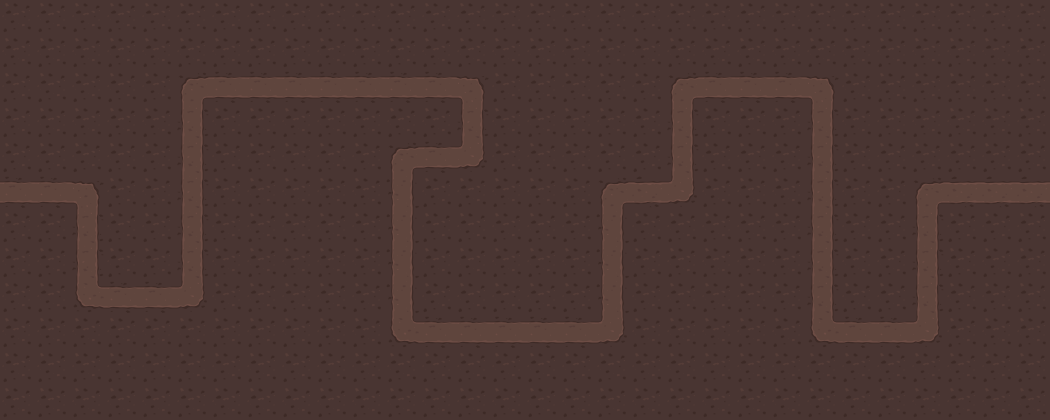

The image is a tile-based game level rendered from a .tmx file. Its description and source (layers, tilesets, objects; grid data summarised) follow:
An orthogonal 30x12 tile map with 35x35 px tiles, 2 tile layers (walkable, collision), 1 hidden layer not drawn, 2 tilesets and 67 objects.

<map version="1.0" tiledversion="2017.06.27" orientation="orthogonal" renderorder="right-down" width="30" height="12" tilewidth="35" tileheight="35" nextobjectid="125">
 <tileset firstgid="1" name="tiles_spritesheet" tilewidth="35" tileheight="35" spacing="1" tilecount="156" columns="12">
  <image source="../tiles/tiles_spritesheet.png" width="432" height="468" />
 </tileset>
 <tileset firstgid="157" name="2dTopDownTileSet" tilewidth="35" tileheight="35" spacing="1" tilecount="361" columns="19">
  <image source="../tiles/2dTopDownTileSet.png" width="683" height="683" />
 </tileset>
 <layer name="background" width="30" height="12" visible="0">
  <data>[360 cells, 360 non-empty, 1 distinct tile ids]</data>
 </layer>
 <layer name="walkable" width="30" height="12">
  <data>[360 cells, 68 non-empty, 8 distinct tile ids]</data>
 </layer>
 <layer name="collision" width="30" height="12">
  <properties>
   <property name="collision" type="bool" value="true" />
  </properties>
  <data>[360 cells, 292 non-empty, 1 distinct tile ids]</data>
 </layer>
 <objectgroup name="objects">
  <object id="58" gid="59" x="315" y="34" width="35" height="35" />
  <object id="59" gid="59" x="349" y="36" width="35" height="35" />
  <object id="60" gid="59" x="384" y="34" width="35" height="35" />
  <object id="61" gid="59" x="421" y="35" width="35" height="35" />
  <object id="62" gid="59" x="281" y="34" width="35" height="35" />
  <object id="63" gid="59" x="239" y="31" width="35" height="35" />
  <object id="64" gid="59" x="211" y="35" width="35" height="35" />
  <object id="65" gid="59" x="173" y="36" width="35" height="35" />
  <object id="66" gid="59" x="139" y="33" width="35" height="35" />
  <object id="67" gid="59" x="104" y="33" width="35" height="35" />
  <object id="68" gid="59" x="2" y="34" width="35" height="35" />
  <object id="69" gid="59" x="39" y="36" width="35" height="35" />
  <object id="70" gid="59" x="75" y="34" width="35" height="35" />
  <object id="71" gid="59" x="457" y="36" width="35" height="35" />
  <object id="72" gid="59" x="492" y="37" width="35" height="35" />
  <object id="73" gid="59" x="524" y="34" width="35" height="35" />
  <object id="74" gid="59" x="563" y="34" width="35" height="35" />
  <object id="75" gid="59" x="595" y="34" width="35" height="35" />
  <object id="76" gid="59" x="629" y="37" width="35" height="35" />
  <object id="77" gid="59" x="664" y="37" width="35" height="35" />
  <object id="78" gid="59" x="700" y="34" width="35" height="35" />
  <object id="79" gid="59" x="733" y="35" width="35" height="35" />
  <object id="80" gid="59" x="736" y="419" width="35" height="35" />
  <object id="81" gid="59" x="703" y="421" width="35" height="35" />
  <object id="82" gid="59" x="667" y="419" width="35" height="35" />
  <object id="83" gid="59" x="630" y="421" width="35" height="35" />
  <object id="84" gid="59" x="2" y="419" width="35" height="35" />
  <object id="85" gid="59" x="36" y="419" width="35" height="35" />
  <object id="86" gid="59" x="69" y="421" width="35" height="35" />
  <object id="87" gid="59" x="104" y="418" width="35" height="35" />
  <object id="88" gid="59" x="139" y="419" width="35" height="35" />
  <object id="89" gid="59" x="175" y="422" width="35" height="35" />
  <object id="90" gid="59" x="212" y="420" width="35" height="35" />
  <object id="91" gid="59" x="244" y="420" width="35" height="35" />
  <object id="92" gid="59" x="277" y="420" width="35" height="35" />
  <object id="93" gid="59" x="316" y="420" width="35" height="35" />
  <object id="94" gid="59" x="348" y="420" width="35" height="35" />
  <object id="95" gid="59" x="382" y="421" width="35" height="35" />
  <object id="96" gid="59" x="419" y="422" width="35" height="35" />
  <object id="97" gid="59" x="454" y="419" width="35" height="35" />
  <object id="98" gid="59" x="487" y="421" width="35" height="35" />
  <object id="99" gid="59" x="524" y="423" width="35" height="35" />
  <object id="100" gid="59" x="561" y="421" width="35" height="35" />
  <object id="101" gid="59" x="595" y="419" width="35" height="35" />
  <object id="102" gid="59" x="769" y="35" width="35" height="35" />
  <object id="103" gid="59" x="806" y="35" width="35" height="35" />
  <object id="104" gid="59" x="839" y="36" width="35" height="35" />
  <object id="105" gid="59" x="876" y="36" width="35" height="35" />
  <object id="106" gid="59" x="912" y="37" width="35" height="35" />
  <object id="107" gid="59" x="945" y="37" width="35" height="35" />
  <object id="108" gid="59" x="978" y="38" width="35" height="35" />
  <object id="109" gid="59" x="1016" y="33" width="35" height="35" />
  <object id="110" gid="59" x="1013" y="420" width="35" height="35" />
  <object id="111" gid="59" x="976" y="423" width="35" height="35" />
  <object id="112" gid="59" x="938" y="418" width="35" height="35" />
  <object id="113" gid="59" x="905" y="423" width="35" height="35" />
  <object id="114" gid="59" x="872" y="419" width="35" height="35" />
  <object id="115" gid="59" x="835" y="422" width="35" height="35" />
  <object id="116" gid="59" x="801" y="421" width="35" height="35" />
  <object id="117" gid="59" x="765" y="423" width="35" height="35" />
  <object id="118" gid="106" x="245" y="177" width="35" height="35" />
  <object id="119" gid="106" x="452" y="279" width="35" height="35" />
  <object id="120" gid="106" x="595" y="145" width="35" height="35" />
  <object id="121" gid="106" x="875" y="140" width="35" height="35" />
  <object id="122" gid="106" x="735" y="316" width="35" height="35" />
  <object id="123" gid="106" x="104" y="350" width="35" height="35" />
  <object id="124" gid="132" x="979" y="212" width="35" height="35" />
 </objectgroup>
</map>
